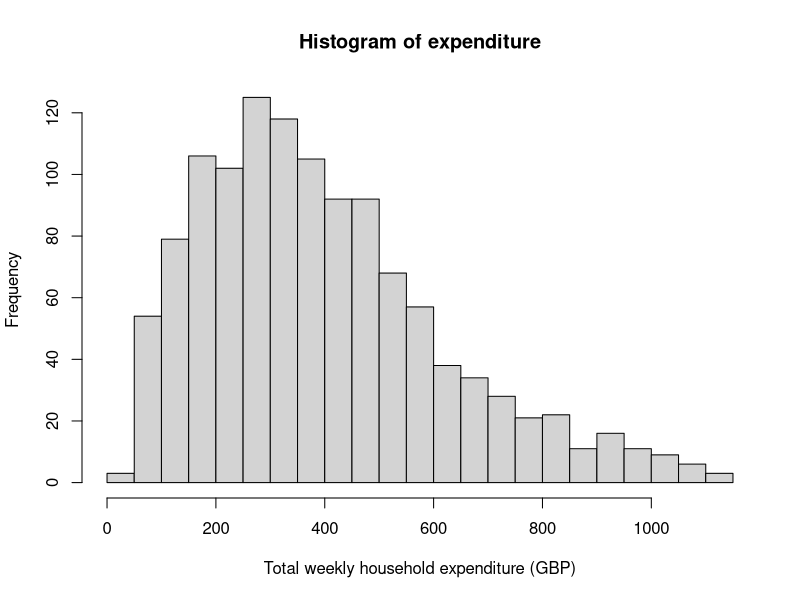
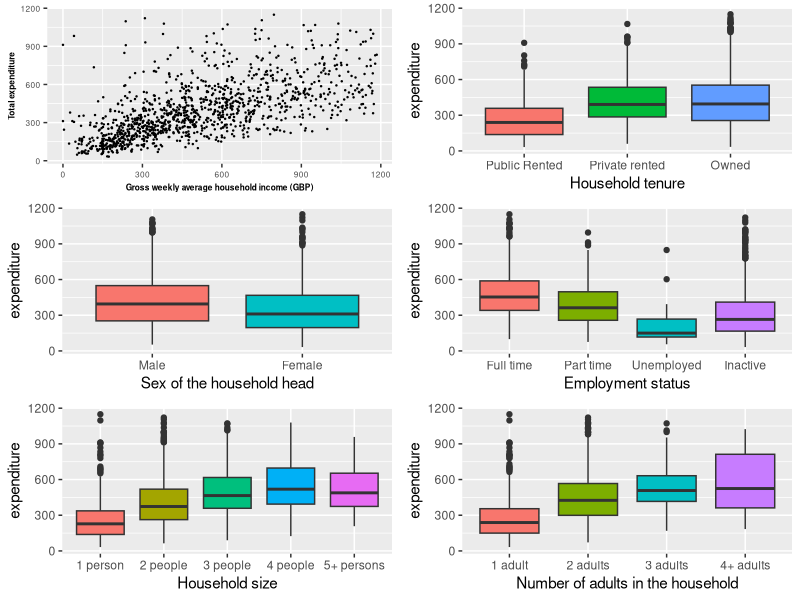
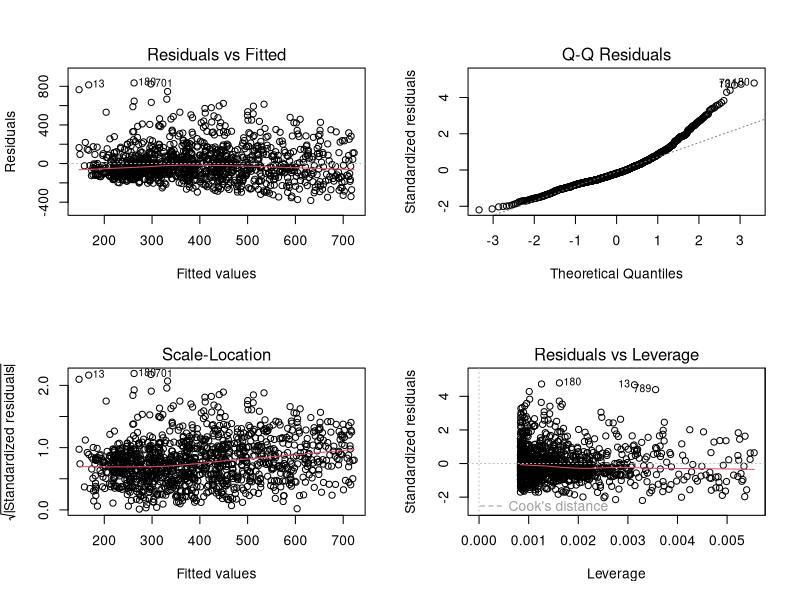
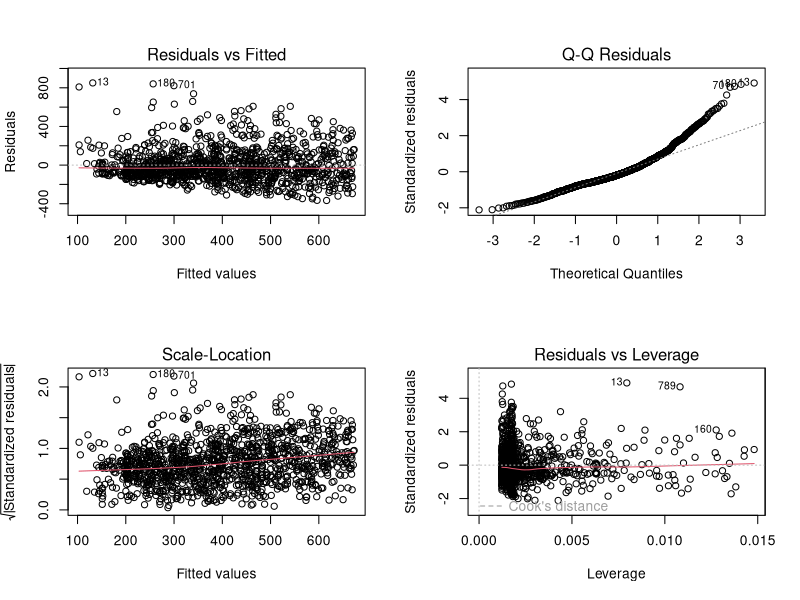
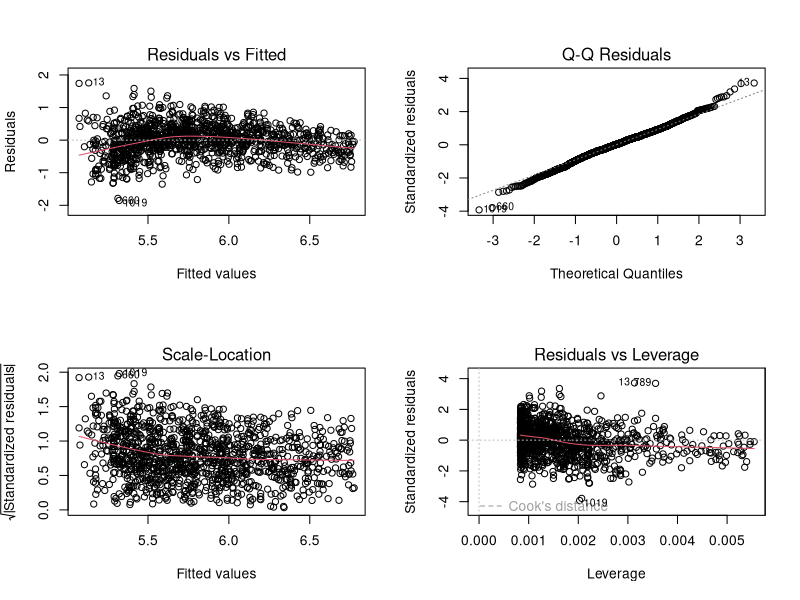
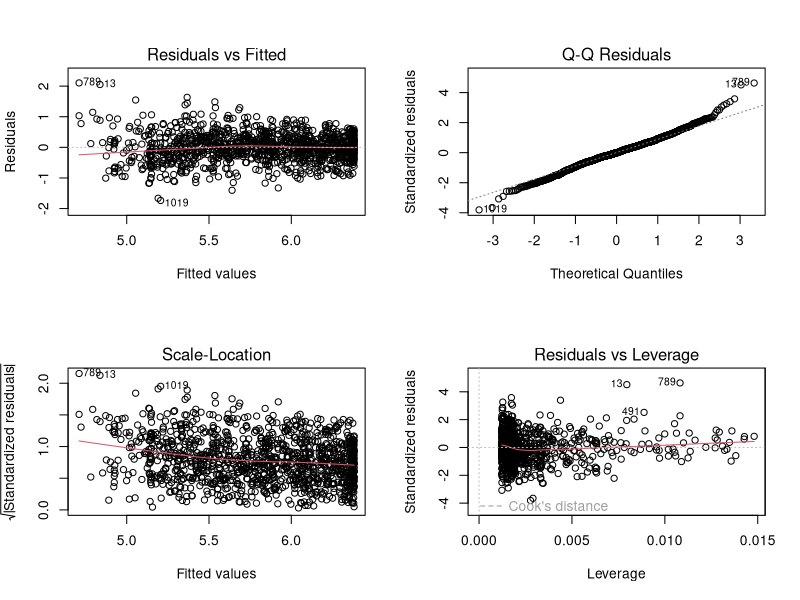
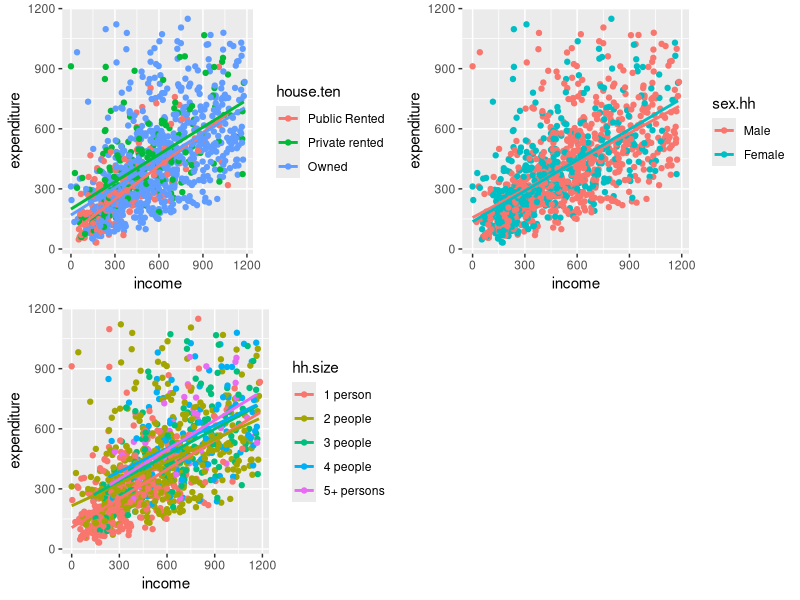
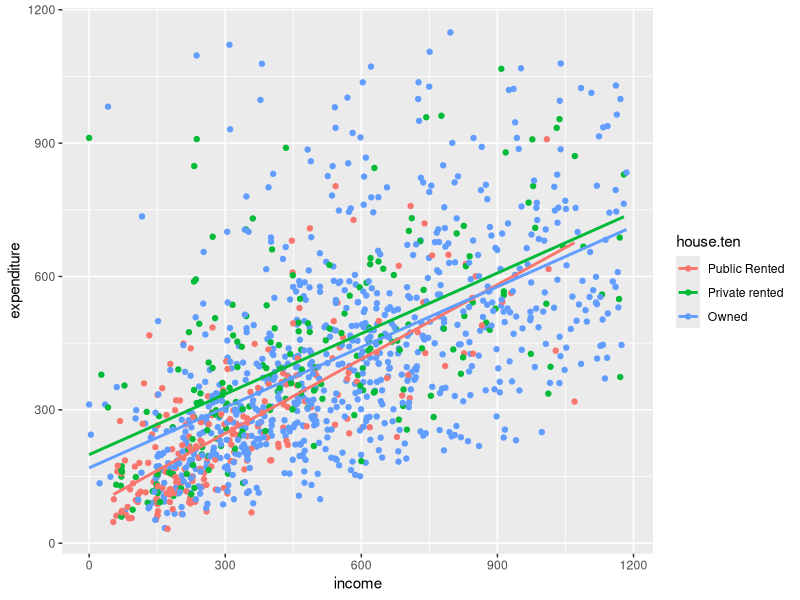

Source code (R) for these figures, in order:
## ---- chunk 1
#Initial environment setup
setwd("~/Desktop/GLM/Coursework/GLM-CW")
expend.df <- read.table("expenditure.txt")
library(tidyverse)
library(kableExtra)
library(gridExtra)
library(broom)
library(MASS)
## ---- chunk 2
#Data cleaning

#coding variables as factors
expend.df$house.ten <- factor(expend.df$house.ten,levels=c(1:3),labels=c("Public Rented","Private rented","Owned"))
expend.df$sex.hh <- factor(expend.df$sex.hh,levels=c(1,2),labels=c("Male","Female"))
expend.df$lab.force <- factor(expend.df$lab.force,levels=c(1:4),labels=c("Full time", "Part time","Unemployed","Inactive"))
expend.df$hh.size <- factor(expend.df$hh.size,levels=c(1:5),labels = c("1 person","2 people","3 people","4 people","5+ persons"))
expend.df$hh.adults <- factor(expend.df$hh.adults,levels = c(1:4), labels = c("1 adult","2 adults","3 adults","4+ adults"))

## ---- chunk 3
#Histogram to examine the expenditure
hist(expend.df$expenditure,breaks = 20,
     xlab = "Total weekly household expenditure (GBP)",
     main = "Histogram of expenditure")

#Creating the 
#scatter plot to look at relationship between income and expenditure
p1<-ggplot(data=expend.df,aes(x=income,y=expenditure))+
  geom_point(size=0.2)+
  xlab("Gross weekly average household income (GBP)")+
  ylab("Total expenditure")+
  theme(axis.text=element_text(size=6),
        axis.title=element_text(size=6,face="bold"))

#boxplots
p2<-ggplot(data=expend.df,aes(y=expenditure,x=house.ten,fill=house.ten))+
  geom_boxplot()+
  xlab("Household tenure")+
  guides(fill=F)

#scale_fill_discrete(name="Household\ntenure")

p3<-ggplot(data=expend.df,aes(y=expenditure,x=sex.hh,fill=sex.hh))+
  geom_boxplot()+
  xlab("Sex of the household head")+
  guides(fill=F)
  
p4<-ggplot(data=expend.df,aes(y=expenditure,x=lab.force,fill=lab.force))+
  geom_boxplot()+
  xlab("Employment status")+
  guides(fill=F)

p5<-ggplot(data=expend.df,aes(y=expenditure,x=hh.size,fill=hh.size))+
  geom_boxplot()+
  xlab("Household size")+
  guides(fill=F)

p6<-ggplot(data=expend.df,aes(y=expenditure,x=hh.adults,fill=hh.adults))+
  geom_boxplot()+
  xlab("Number of adults in the household")+
  guides(fill=F)

grid.arrange(p1,p2,p3,p4,p5,p6,ncol=2,nrow=3)
## ---- chunk 4
#Question 2
lm.income<-lm(expenditure~income,data = expend.df)
#summary(lm.income)
as.data.frame(tidy(lm.income)[,1:3])%>%
  kable(escape = F)%>%
  kable_styling(font_size = 15)
par(mfrow=c(2,2))
plot(lm.income)
## ---- chunk 5
#Question 3
lm.income.sqd <- lm(expenditure~income+I(income^2),data = expend.df)
tidy(lm.income.sqd)[,1:3]%>%
  kable(escape = F)%>%
  kable_styling(font_size = 15)
par(mfrow=c(2,2))
plot(lm.income.sqd)

# lm.log.income.sqd <- lm(log(expenditure)~income+I(income^2),data = expend.df)
# summary(lm.log.income.sqd)
# plot(lm.log.income.sqd)
# 
# gamma.income.sqd <-glm(expenditure~income+I(income^2),data=expend.df,family="Gamma")
# summary(gamma.income.sqd)
# plot(gamma.income.sqd)
## ---- chunk 6
#Question 4
lm.log.income<-lm(log(expenditure)~income,data = expend.df)
tidy(lm.log.income)[,1:3]%>%
  kable(escape = F)%>%
  kable_styling(font_size = 15)
par(mfrow=c(2,2))
plot(lm.log.income)
# #QQ plot much better but not sure about the residual vs fitted if the variance decreases as fitted value increases
## ---- chunk 7
lm.log.income.sqd <- lm(log(expenditure)~income+I(income^2),data = expend.df)
tidy(lm.log.income.sqd)[,1:3]%>%
  kable(escape = F)%>%
  kable_styling(font_size = 15)
par(mfrow=c(2,2))
plot(lm.log.income.sqd)
## ---- chunk 8
#Comparing AIC
AIC(lm.income)
AIC(lm.income.sqd)
AIC(lm.log.income)
AIC(lm.log.income.sqd)
#Comparing R squared
glance(lm.income)$r.squared
glance(lm.income.sqd)$r.squared
glance(lm.log.income)$r.squared
glance(lm.log.income.sqd)$r.squared
#Comparing adjusted R squared
glance(lm.income)$adj.r.squared
glance(lm.income.sqd)$adj.r.squared
glance(lm.log.income)$adj.r.squared
glance(lm.log.income.sqd)$adj.r.squared
## ---- chunk 9
tidy(lm.log.income.sqd)

mean(expend.df$income)
## ---- chunk 10
#Creating tables for chi-squared test
prop.table(table(expend.df$hh.size,expend.df$hh.adults),2)
chisq.test(table(expend.df$hh.size,expend.df$hh.adults))

prop.table(table(expend.df$house.ten,expend.df$lab.force),2)
chisq.test(table(expend.df$house.ten,expend.df$lab.force))
## ---- chunk 11
#Checking which of the correlated variables to include
lm.hh.size <- lm(log(expenditure)~income+I(income^2)+hh.size, data = expend.df)
lm.hh.adults <- lm(log(expenditure)~income+I(income^2)+hh.adults, data = expend.df)
lm.tenure <- lm(log(expenditure)~income+I(income^2)+house.ten, data = expend.df)
lm.labour <- lm(log(expenditure)~income+I(income^2)+lab.force, data = expend.df)

AIC(lm.hh.size)
AIC(lm.hh.adults)
#size has lower AIC

AIC(lm.tenure)
AIC(lm.labour)
#tenure has lower AIC

glance(lm.hh.size)$r.squared
glance(lm.hh.adults)$r.squared
#Size has higher R^2

glance(lm.tenure)$r.squared
glance(lm.labour)$r.squared
#Tenure has higher R^2
## ---- chunk 12
#interaction between 3 factor variables and income investigation
interaction.continous <-function(var){
  ggplot(data=expend.df,aes(x=income,y=expenditure,colour=.data[[var]]))+
    geom_point()+
  geom_smooth(method='lm', formula= y~x,se=F)
}


int1<-interaction.continous("house.ten")
int2<-interaction.continous("sex.hh")
int3<-interaction.continous("hh.size")

grid.arrange(int1,int2,int3,ncol=2,nrow=2)
int1
int2
int3
## ---- chunk 13
#Test with larger model with all possible 2 way interactions
lm.log.full<-lm(log(expenditure)~income+I(income^2)+income*sex.hh+income*house.ten+hh.size*income+sex.hh:house.ten+sex.hh:hh.size+house.ten:hh.size,data=expend.df)
step.method<- step(lm.log.full,trace=F)

summary(lm.log.full)
#Only sex:hh.size is significant (maybe keep it and remove all the others?)

tidy(step.method)
## ---- chunk 14
lm.log.full<-lm(log(expenditure)~income+I(income^2)+income*sex.hh+income*house.ten+hh.size*income,data=expend.df)
step.method<- step(lm.log.full,trace=F)
tidy(step.method)
#sex income interaction removed

AIC(step.method)
glance(step.method)$adj.r.squared

#got rid of 2 interactions: income:sex and income:hhsize
AIC(lm.log.income.sqd)
AIC(step.method)
glance(lm.log.income.sqd)$adj.r.squared
glance(step.method)$adj.r.squared

summary(step.method)

anova(step.method)
## ---- chunk 15
plot(step.method)
## ---- chunk 16
lm.log.full.no.int<-lm(log(expenditure)~income+I(income^2)+sex.hh+hh.adults+house.ten+lab.force+hh.size,data=expend.df)
summary(lm.log.full.no.int)
step.method<- step(lm.log.full.no.int,trace=F)

plot(lm.log.full.no.int)
## ---- chunk 17
#adding these into the model 1 by 1
new.lm.add.sex<-update(lm.log.full.no.int, .~.+income*sex.hh)
anova(lm.log.full.no.int,new.lm.add.sex)
summary(new.lm.add.sex)

AIC(lm.log.full.no.int)
AIC(new.lm.add.sex)

glance(lm.log.full.no.int)$adj.r.squared
glance(new.lm.add.sex)$adj.r.squared
#Not really much difference and note that interaction is not significant

new.lm.add.adults<-update(lm.log.full.no.int, .~.+income*hh.adults)
anova(lm.log.full.no.int,new.lm.add.adults)
summary(new.lm.add.adults)

AIC(lm.log.full.no.int)
AIC(new.lm.add.adults)

glance(lm.log.full.no.int)$adj.r.squared
glance(new.lm.add.adults)$adj.r.squared


new.lm.add.ten<-update(lm.log.full.no.int, .~.+income*house.ten)
anova(lm.log.full.no.int,new.lm.add.ten)
summary(new.lm.add.ten)

AIC(lm.log.full.no.int)
AIC(new.lm.add.ten)

glance(lm.log.full.no.int)$adj.r.squared
glance(new.lm.add.ten)$adj.r.squared


AIC(lm.log.full)
AIC(lm.log.full.no.int)
glance(lm.log.full.no.int)$adj.r.squared
glance(lm.log.full)$adj.r.squared
